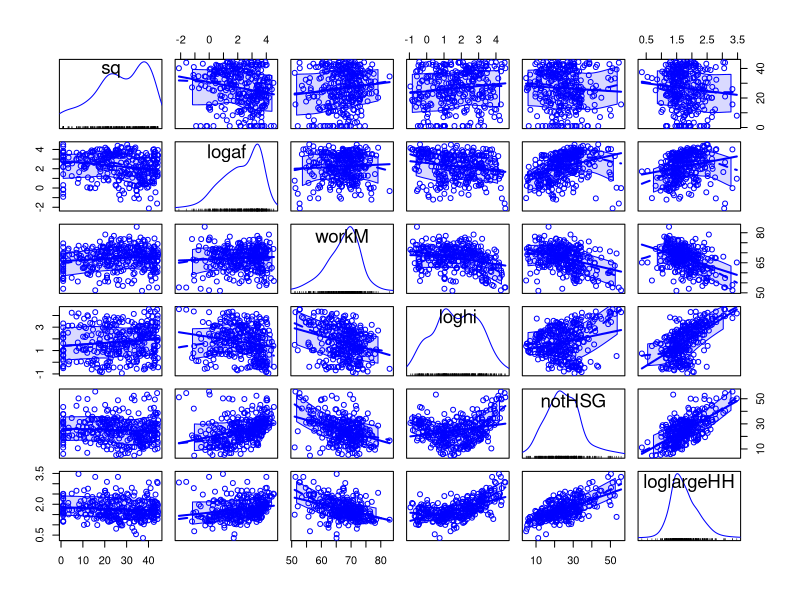
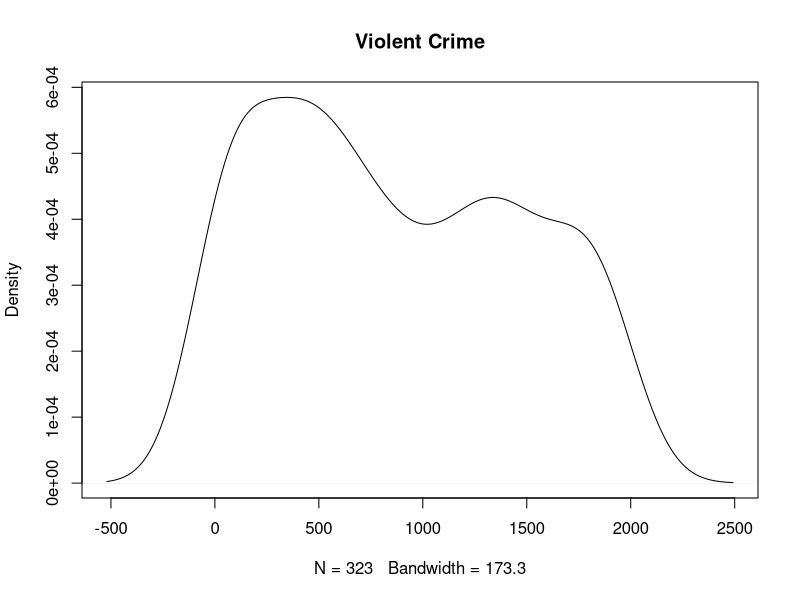
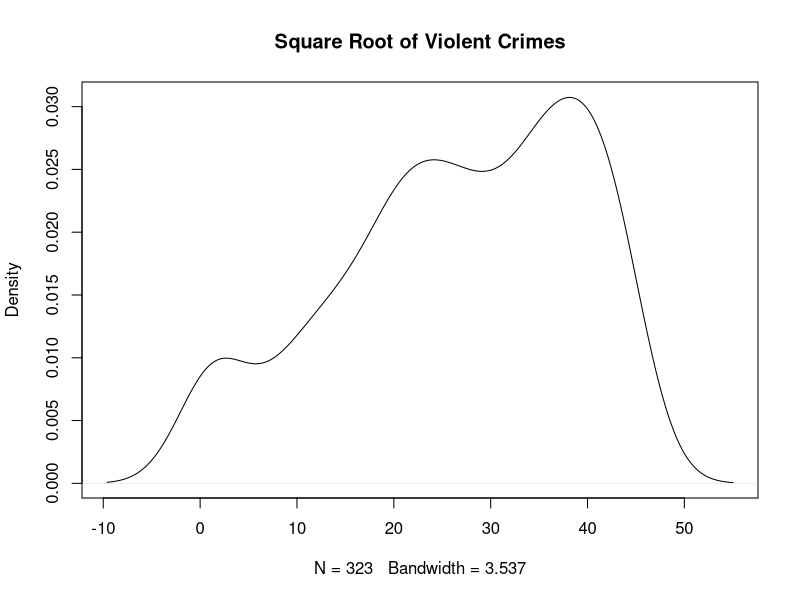
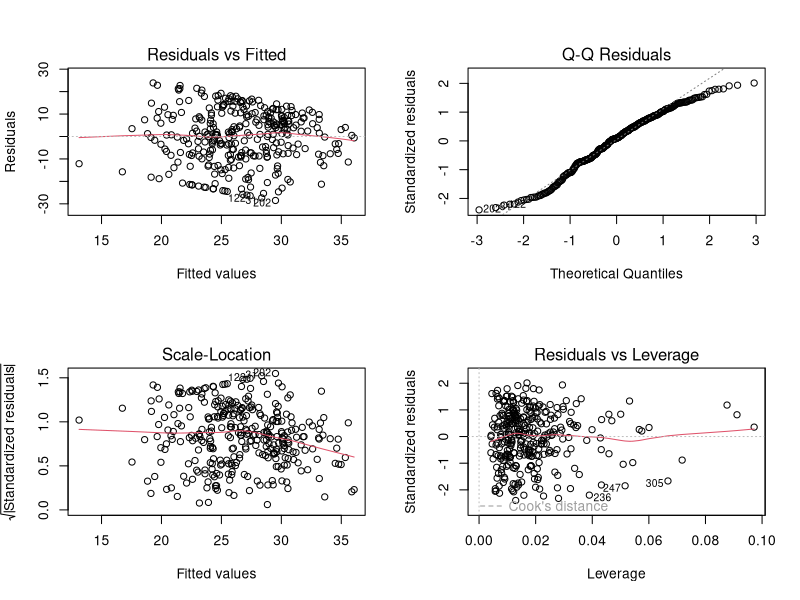
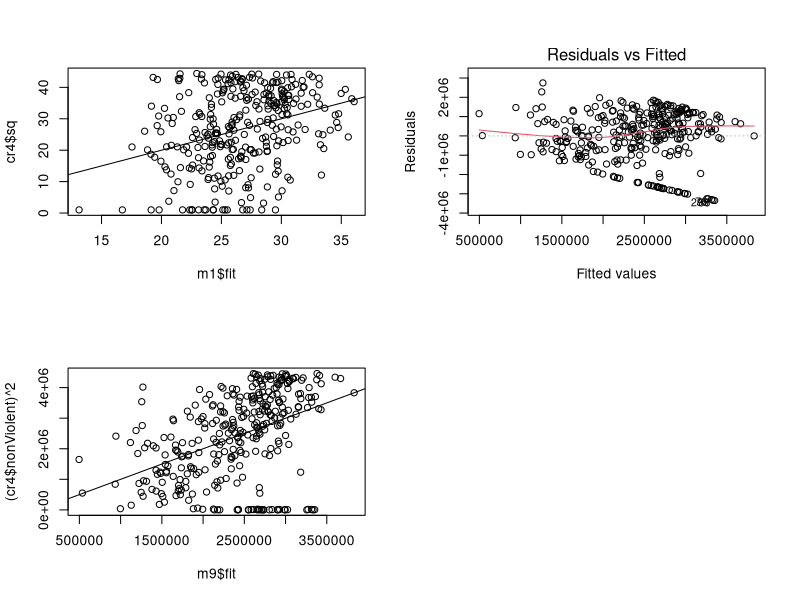
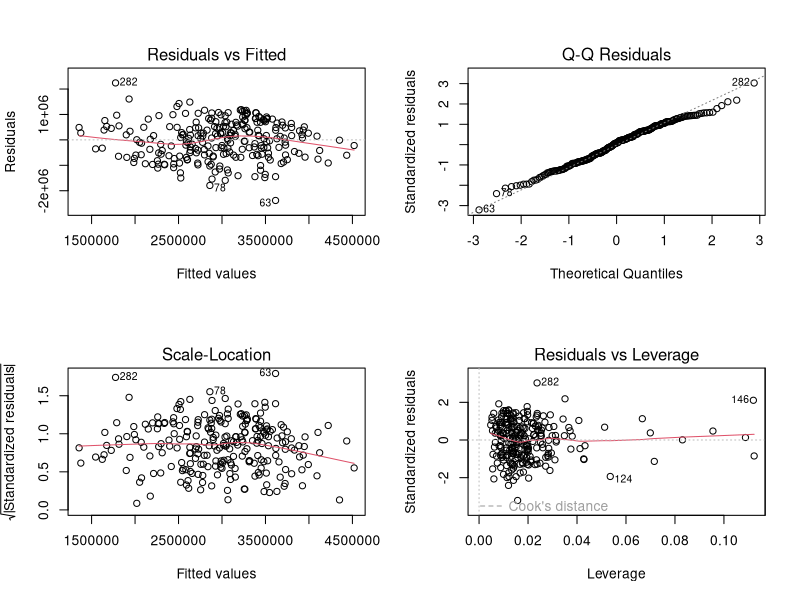
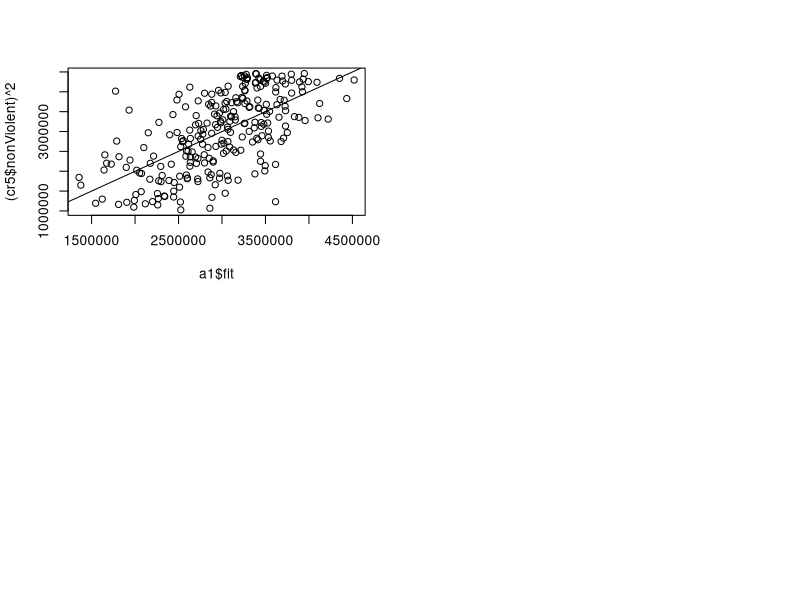

The R source for these figures, in order:
## ---- chunk 1
require(knitr)
opts_chunk$set(warning=FALSE,message=FALSE)

library(car)
cr4<-read.csv("crime.csv")
# cr<-read.csv("cr.csv")
# cr2<-cr[,6:148]
# cr2<-cr[cr$X.!="?", ]
# cr3<-cr2[cr2$X1394.59!="?",]
# cr3<-cr2[cr2$X1394.59!="?",]
# 
# #,urban=as.numeric(cr3$X100),
# cr4<-data.frame(nonViolent=as.numeric(cr3$X1394.59),Violent=as.numeric(cr3$X41.02),medInc=as.numeric(cr3$X75122), pUnPov=as.numeric(cr3$X1.96),notHSG=as.numeric(cr3$X9.9),unem=as.numeric(cr3$X2.7),meanFam=as.numeric(cr3$X3.22),tPar=as.numeric(cr3$X91.43), unmarry=as.numeric(cr3$X0.36),foren=as.numeric(cr3$X10.66), raceM=as.numeric(cr3$X..8),buget=as.numeric(cr3$X..21), age1=as.numeric(cr3$X12.47),age2=as.numeric(cr3$X21.44),age3=as.numeric(cr3$X10.93),age4=as.numeric(cr3$X11.33), divo=as.numeric(cr3$X3.67), nevMa=as.numeric(cr3$X26.38), dens=as.numeric(cr3$X1845.9), pubTran=as.numeric(cr3$X9.63), workM=as.numeric(cr3$X58.88),af=as.numeric(cr3$X1.37),ca=as.numeric(cr3$X91.78),as=as.numeric(cr3$X6.5),hi=as.numeric(cr3$X1.88),medRent=as.numeric(cr3$X1001),largeHH=as.numeric(cr3$X4.81), urban = as.numeric(cr3$X100) )
# 
# cr4<-transform(cr4, sq=sqrt(Violent), logunem=log(unem),logunmarry=log(unmarry),logmedInc=log(medInc),logforen=log(foren),logden=log(dens),logaf=log(af),loghi=log(hi),logmedRent=log(medRent),loglargeHH=log(largeHH),logurban=log(urban+0.1),logpubTran=log(pubTran),crpubTran=(cr4$pubTran^(1/3)),ctPar=(tPar)^3,cnotHSG=(notHSG)^3)
## ---- chunk 2
require(knitr)
opts_chunk$set(warning=FALSE,message=FALSE)
scatterplotMatrix(~sq + logaf + workM + loghi + notHSG + loglargeHH ,data=cr4)
## ---- chunk 3
require(knitr)
opts_chunk$set(warning=FALSE,message=FALSE)
d <- density(cr4$Violent)
s <- density(cr4$sq)
plot(d, "Violent Crime")
plot (s, "Square Root of Violent Crimes")
## ---- chunk 4
#vif(m1)
#mmp(m1,cr4$logaf)
#mmp(m1,cr4$workM)
#mmp(m1,cr4$loghi)
#mmp(m1,cr4$notHSG)
#mmp(m1,cr4$loglargeHH)
m1<-lm(sq ~ logaf + workM + loghi + notHSG + loglargeHH, data = cr4)
par(mfrow = c(2, 2))
plot(m1)
## ---- chunk 5
require(knitr)
opts_chunk$set(warning=FALSE,message=FALSE)
plot(cr4$sq ~ m1$fit, data = cr4)
abline(0, 1)
summary(m1)
## ---- chunk 6
m9<-lm(nonViolent^2 ~  loglargeHH + I(notHSG^2) + logmedRent + I(tPar^2),data=cr4)
plot(m9,1)
## ---- chunk 7
plot((cr4$nonViolent)^2 ~ m9$fit, data = cr4)
abline(0, 1)
## ---- chunk 8
cr5<-subset(cr4, (cr4$nonViolent)^2>1000000)
par(mfrow=c(2,2))
a1<-lm(nonViolent^2 ~  loglargeHH +I(notHSG^2) + logmedRent + I(tPar^2),data=cr5)
summary(a1)
plot(a1)
## ---- chunk 9
plot((cr5$nonViolent)^2 ~ a1$fit, data = cr5)
abline(0, 1)
